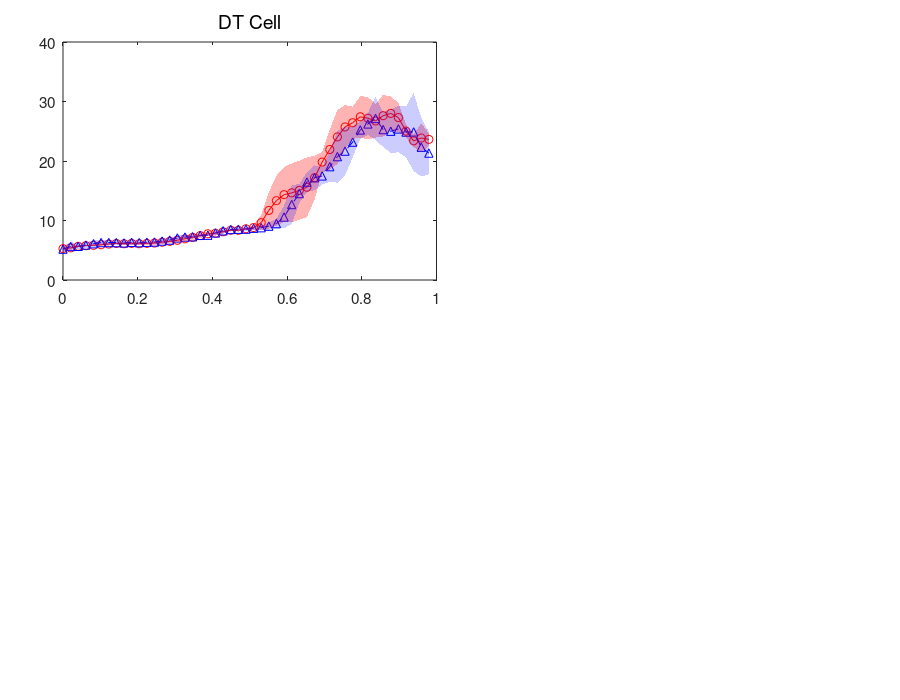

Write MATLAB code to recreate this figure. (Note: this script raises an error after producing the figure.)

clear all 

load('avg_BoneData_lambda2.mat')
           
%celallcolor={'r-','b-','g-','m-','k-'};
mycolor={'r','b','g','m','c'};
lt={'.','*','x','+','s'};


% fcelallcolor={'ro-','bo-','go-','mo-','co-'};
% fnucallcolor={'r^--','b^--','g^--','m^--','c^--'};

fcelallcolor={'ro','bo','go','mo','co'};
fnucallcolor={'r^','b^','g^','m^','c^'};


fcelallcolor={'ro','ro','ro','ro','ro'};
fnucallcolor={'b^','b^','b^','b^','b^'};

  tname{1}={'wt', 'mut'};
            tname{2}={'wt', 'mut'};
            tname{3}={'wt', 'mut'};
            tname{4}={'wt' ,'mut'};
            %tname{3}={'Cell','Nuclei'};
            titlename={'DT Cell', 'PT Cell','DT Nuclei','PT Nuclei'};



profilesize=50;        
myinterval=linspace(0,1,profilesize);  
myinterval=myinterval(1:49);


h1=figure();
XL=0.07;XR=0.03;XGap=0.07;Row=2;
YT=0.06;YB=0.11;YGap=0.15;Col=2;
Width=(1-XL-XR-((Col-1)*XGap))/Col;
Height=(1-YT-YB-((Row-1)*YGap))/Row;
YPos=1-YT-Height; 

set(gcf, 'PaperSize', [9 7]);
set(gcf, 'PaperPosition', [0 0 9 7]);

for i=1:Row
    XPos=XL;
    for j=1:Col
        chro=j+(i-1)*Col;
        if chro<6
            marray=[XPos,YPos,Width,Height];
            subplot('Position',marray);
            bonetype=chro;
            
          

            if chro==1                
                    cel=data{1}.cel;
                    nuc=data{3}.cel;               
            end
            if chro==2   
                    cel=data{2}.cel;
                    nuc=data{4}.cel;
            end
            
            if chro==3              
                    cel=data{1}.nuc;
                    nuc=data{3}.nuc;               
            end
            if chro==4  
                    cel=data{2}.nuc;
                    nuc=data{4}.nuc;
            end
        
%             if chro==3 
%                   cel=data{5}.cel;
%                   nuc=data{5}.nuc; 
%             end

        celavg=mean(cel(1:profilesize-1,:),2);
        nucavg=mean(nuc(1:profilesize-1,:),2);
        
        celstd=(std(cel(1:profilesize-1,:)'))';
        nucstd=(std(nuc(1:profilesize-1,:)'))';
        
        p(1)=plot(myinterval,celavg,strcat(fcelallcolor{bonetype},'-'),'linewidth',0.2);
        legendarray2{1}=tname{bonetype};
        hold on 
      
        p(2)=plot(myinterval,nucavg,strcat(fnucallcolor{bonetype},'--'),'linewidth',0.2);
        legendarray2{2}=tname{bonetype};
        
        index = 1:profilesize-1; min_y1=celavg-celstd; max_y1=celavg+celstd;        
        x=myinterval;stacky2=(min_y1)';stacky1=(max_y1)';
        fillxx=x(index([1:end end:-1:1 1]));fillyy=[stacky1(index) stacky2(index(end:-1:1)) stacky1(1)];
        h=fill(fillxx,fillyy,'r','EdgeColor','none','facealpha',0.3);

        min_y2=nucavg-nucstd; max_y2=nucavg+nucstd;  
        stacky2=(min_y2)';stacky1=(max_y2)';
        fillxx=x(index([1:end end:-1:1 1]));fillyy=[stacky1(index) stacky2(index(end:-1:1)) stacky1(1)];
        h=fill(fillxx,fillyy,'b','EdgeColor','none','facealpha',0.2);

              
    
        
%         index=1:15;
%         [f,~]=fit(myinterval(index)',nucavg(index),g,'startpoint',[0.5,1,0.3,1000]);
%         plot(myinterval(index),f(myinterval(index)),strcat(mycolor{bonetype},'--'))
%         
%         [f,~]=fit(myinterval(index)',celavg(index),g,'startpoint',[0.1,1,0.3,1000]);
%         plot(myinterval(index),f(myinterval(index)),strcat(mycolor{bonetype},'-'))
        
%         index=21:39;
%         [f,~]=fit(myinterval(index)',nucavg(index),g,'startpoint',[10,5,100,1000])
%         plot(myinterval(index),f(myinterval(index)),'b.-')

            set(gca,'fontsize',11);
            if chro>2
                gap=[0,15];
               axis([0,1,gap(1), gap(2)]);
            elseif chro<=2
                gap=[0,40];
                axis([0,1,gap(1), gap(2)]);
            else
                axis([0,1,0.6,1])           
            end
            title(titlename{bonetype},'fontweight','normal','fontsize',14)
            
%             
%               
%                      ind=1:20;
%               [h,pR]=kstest2(celavg(ind),nucavg(ind)); stat= mes(celavg(ind),nucavg(ind),'hedgesg' );
%               text(0.01,0.98,strcat('p=',sprintf('%0.1e',pR)));
%               text(0.01,0.98-0.1*diff(gap),strcat('g=',sprintf('%0.3f',abs(stat.hedgesg))));
%               
%               ind2=21:34;
%               [h,pP]=kstest2(celavg(ind2),nucavg(ind2)); stat= mes(celavg(ind2),nucavg(ind2),'hedgesg' );
%               text(ind2(1)/50,0.98,strcat('p=',sprintf('%0.3f',pP)));
%               text(ind2(1)/50,0.98-0.1*diff(gap),strcat('g=',sprintf('%0.3f',abs(stat.hedgesg))));
%               
%               ind3=35:49;
%               [h,pH]=kstest2(celavg(ind3),nucavg(ind3));stat= mes(celavg(ind3),nucavg(ind3),'hedgesg' );
%               text(ind3(1)/50,0.98,strcat('p=',sprintf('%0.1e',pH)));
%               text(ind3(1)/50,0.98-0.1*diff(gap),strcat('g=',sprintf('%0.3f',abs(stat.hedgesg))));
% 
%               plot([ind2(1)/50,ind2(1)/50],[0,11],'k--');
%               plot([ind3(1)/50,ind3(1)/50],[0,11],'k--');
%                  
    
                  significant=[];
              for ii=1:45
                  ind2=ii:ii+4;
                  [h,pP]=ttest2(celavg(ind2),nucavg(ind2));
                  ankit(ii)=pP;
                  if pP<0.03
                      significant=[significant,ii];
                  end
              end    
              
              boundary=[significant(1)];
              for ii=2:length(significant)
                  if significant(ii)-significant(ii-1)~=1
                      boundary=[boundary,significant(ii-1),significant(ii)];
                  end
              end
              boundary=[boundary,significant(end)+4];
              
              value=0.95*gap(2);
              for ii=1:2:length(boundary)
                  %disp('bone');
                  ind2=boundary(ii):boundary(ii+1);
                  if length(ind2)>3
              [h,pR]=ttest2(celavg(ind2),nucavg(ind2)); stat= mes(celavg(ind2),nucavg(ind2),'hedgesg' );
              if pR<0.001
                  text(ind2(1)/50,value,strcat('p=',sprintf('%0.1e',pR)));
              else
                  text(ind2(1)/50,value,strcat('p=',sprintf('%0.3f',pR)));
              end
              
              [ind2(1), ind2(end), pR];

              text(ind2(1)/50,value-0.09*diff(gap),strcat('g=',sprintf('%0.3f',abs(stat.hedgesg))));
              plot([ind2(1)/50,ind2(1)/50],[0,110],'k:','linewidth',0.5);
              plot([ind2(end)/50,ind2(end)/50],[0,110],'k:','linewidth',0.5);
              %[ind2(1)/50,ind2(end)/50]
              %rectangle('Position',[ind2(1)/50,0, (ind2(end)-ind2(1))/50, 11 ],'FaceColor',[0 .5 .5],'EdgeColor','none','LineWidth',0.1,'facealpha',0.02);
              
              x=[ind2(1)/50,ind2(end)/50];index=[1,2];stacky1=[0,0];stacky2=[110,110];
              fillxx=x(index([1:end end:-1:1 1]));fillyy=[stacky1(index) stacky2(index(end:-1:1)) stacky1(1)];
              h=fill(fillxx,fillyy,'k','EdgeColor','none','facealpha',0.08);
     
                  end
              end
              
            
          

            ylabel('PC2 coefficient');
            xlabel('Bone long axis')
            legend(p,tname{bonetype},'location','southeast','fontsize',7);
            legend 'boxoff'; 
            %legend(q,legendarray,'location','northwest','fontsize',7);

        
    
      end
	XPos=XPos+Width+XGap;
    end
    YPos=YPos-YGap-Height;
end




saveas(h1,['LambdaCoeff_AverageProfile_2']);
saveas(h1,['LambdaCoeff_AverageProfile_2.png']);

% saveas(h1,['IndividualProfileSurfaceArea']);
% saveas(h1,['IndividualProfileSurfaceArea.png']);



